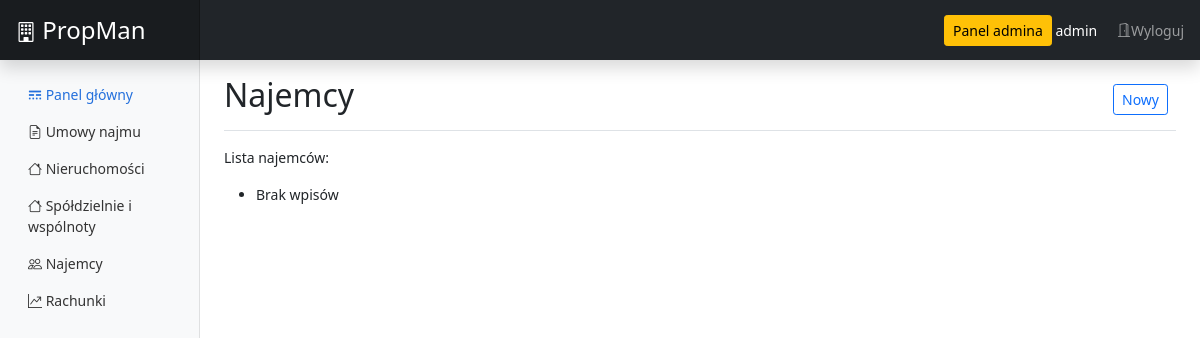
The app's page /app/forms/tenant/list (signed in), older data.
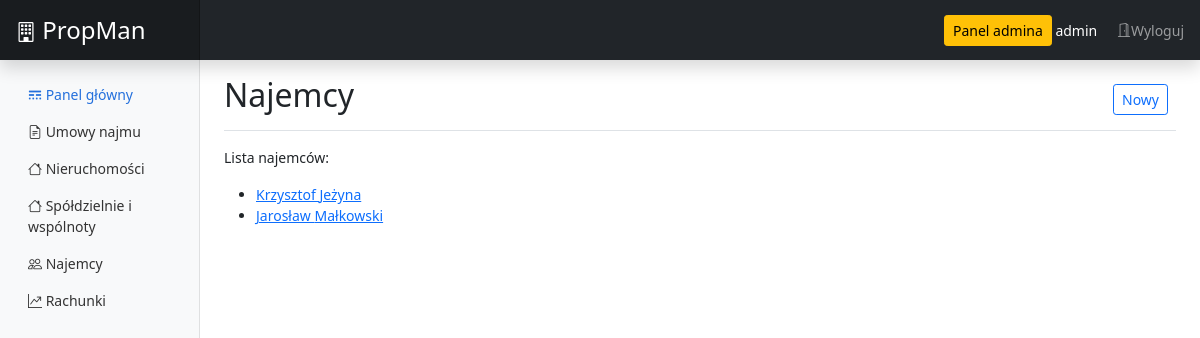
The same page, newer data.
### app/models.py (models this page shows, shortened)
class Tenants(models.Model):
    id = models.AutoField(primary_key=True)
    name = models.CharField(max_length=45, blank=False) # Tenant first name
    surname = models.CharField(max_length=45, blank=False) # Tenant last name
    address = models.CharField(max_length=198, blank=False) # Tenant address
    postalcode = models.CharField(max_length=6, blank=False) # Tenant postalcode
    city = models.CharField(max_length=45, blank=False) # Tenant city
    phone = models.CharField(max_length=12, blank=True) # Tenant phone number
    email = models.EmailField(max_length=254, blank=True) # Tenant email address
    comments = models.TextField(max_length=1000, blank=True) # Comments
    class Meta:
        ordering = ['id']

### app/views.py (the view)
# urls.py: path('forms/tenant/list', views.tenant_list, name='tenant_all'),
def tenant_list(request):
    form = Tenants.objects.all()
    return render(request, 'registration/tenants/tenant_list.html', {'tenant_all': form})

### templates/registration/tenants/tenant_list.html
{% extends 'registration/base.html' %}
{% block content %}
<div class="d-flex justify-content-between flex-wrap flex-md-nowrap align-items-center pt-3 pb-2 mb-3 border-bottom">
  <h1 class="h2">Najemcy</h1>
  <div class="btn-toolbar mb-2 mb-md-0">
    <div class="btn-group me-2">
      <a href="{% url 'tenant_new' %}" type="button" class="btn btn-sm btn-outline-primary">Nowy</a>
    </div>
  </div>
</div>
<div class="">
  <p>Lista najemców:</p>
  <ul>
    {% for t in tenant_all %}
      <li>
        <a href="/app/forms/tenant/item/{{ t.id }}">{{ t.name }} {{ t.surname }}</a>
      </li>
    {% empty %}
      <li>Brak wpisów</li>
    {% endfor %}
  </ul>
</div>
{% endblock %}

Row changes from the older to the newer data that the page shows:
added Tenants: name "Krzysztof", surname "Jeżyna"
added Tenants: name "Jarosław", surname "Małkowski"
Text that changed along with them:
text no longer shown: "Brak wpisów"
